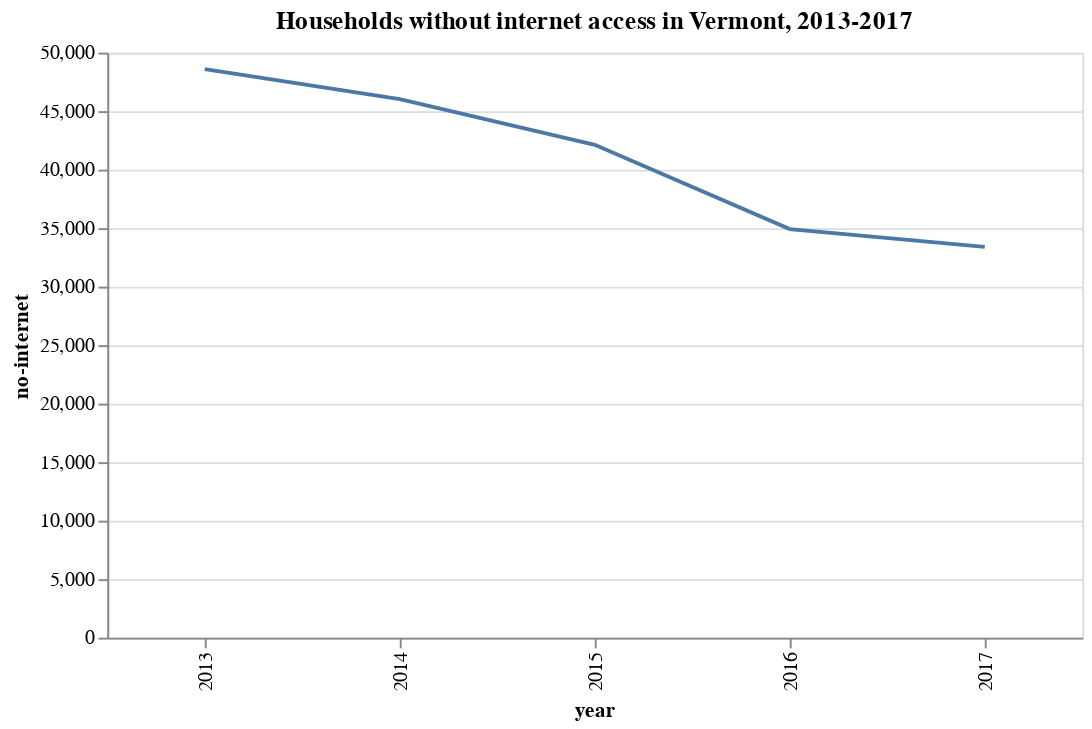

This figure's notebook cell:
### Markdown cell above
Great.

Now that we have that in place, let's make a line chart that looks at the `year` on the x-axis and the number of households that report `no-internet` access on the y-axis.

The x-axis numbering may look a bit weird, so read up on specifying data types in the Altair documentation and see if you can fix that.

### Code cell
alt.Chart(internet_vt).mark_line().encode(
    x="year:O",
    y="no-internet"
).properties(
    width=500,
    title="Households without internet access \
in Vermont, 2013-2017"
)

### Figure 1 — Vega-Lite specification as saved in the notebook (floating-point values rounded to 4 significant figures)
{"config": {"view": {"continuousWidth": 400, "continuousHeight": 300}}, "data": {"name": "data-80edd44bf0afb8a9cf2693a9c53739d6"}, "mark": "line", "encoding": {"x": {"type": "ordinal", "field": "year"}, "y": {"type": "quantitative", "field": "no-internet"}}, "title": "Households without internet access in Vermont, 2013-2017", "width": 500, "$schema": "https://vega.github.io/schema/vega-lite/v4.0.2.json", "datasets": {"data-80edd44bf0afb8a9cf2693a9c53739d6": [{"year": 2013, "no-internet": 48591, "internet": 195037, "internet-access-no-sub": 9606}, {"year": 2014, "no-internet": 46029, "internet": 198660, "internet-access-no-sub": 12540}, {"year": 2015, "no-internet": 42129, "internet": 202770, "internet-access-no-sub": 9966}, {"year": 2016, "no-internet": 34919, "internet": 209394, "internet-access-no-sub": 10538}, {"year": 2017, "no-internet": 33400, "internet": 210329, "internet-access-no-sub": 12900}]}}
